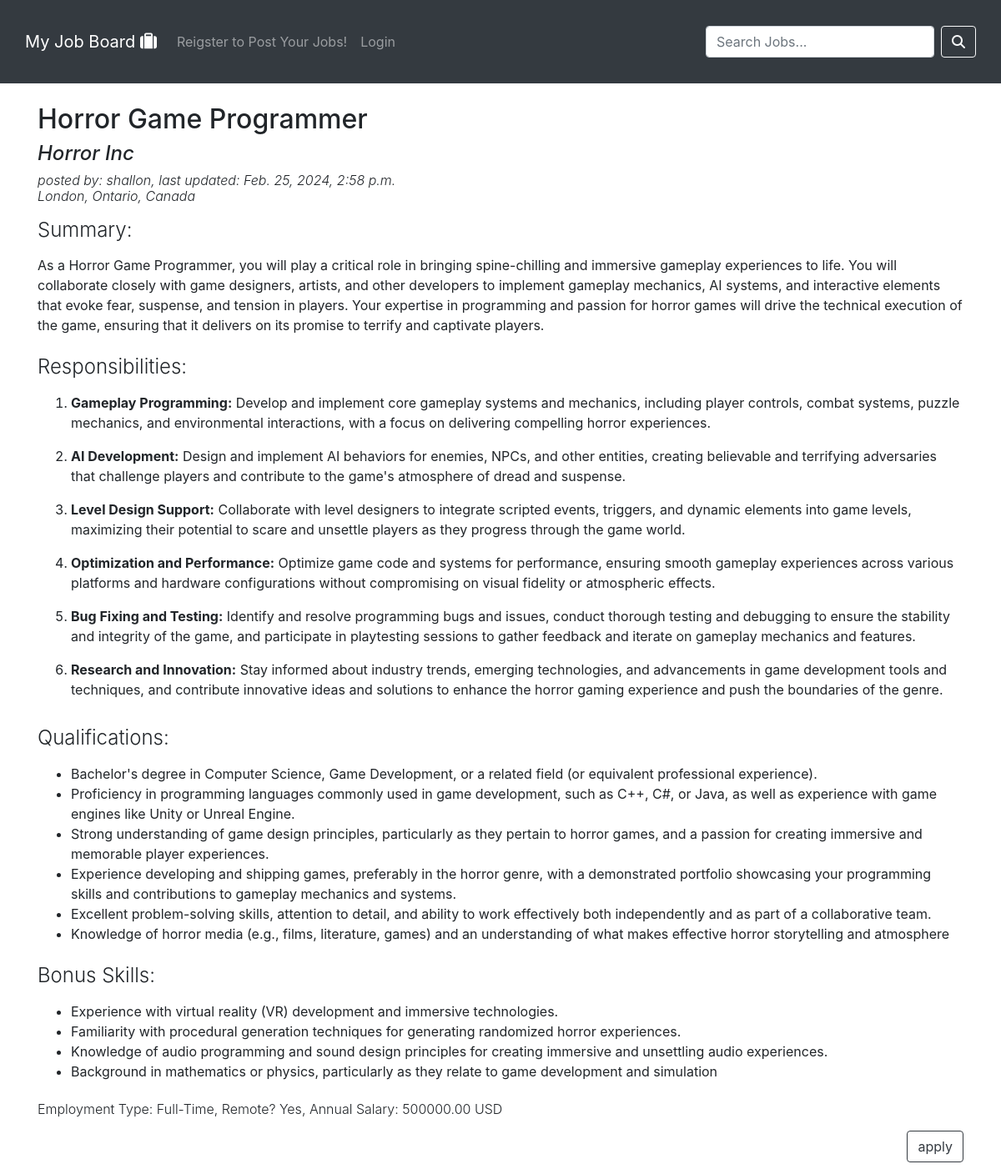
/jobs/3, run on the app's committed database.
### jobportal/models.py (models this page shows, shortened)
class JobListing(models.Model):
    position_title = models.CharField(max_length=64, unique=False)
    company = models.CharField(max_length=100, unique=False)
    city = models.CharField(max_length=64, unique=False, blank=True, null=True)
    province_state = models.CharField(max_length=64, unique=False, blank=True, null=True)
    country = models.CharField(max_length=64, unique=False)
    summary = RichTextField()
    responsibilities = RichTextField(null=True, blank=True)
    must_have = RichTextField(blank=True, null=True)
    qualifications = RichTextField(blank=True, null=True)
    bonus_skills = RichTextField(null=True, blank=True)
    employment_type = models.CharField(max_length=100, unique=False)
    posted_by = models.ForeignKey(User, on_delete=models.CASCADE, related_name='job_listings')
    annual_salary = models.DecimalField(max_digits=15, decimal_places=2, validators=[MinValueValidator(1), MaxValueValidator(1000000)], null=True, blank=True)
    is_remote = models.BooleanField(default=False)
    is_active = models.BooleanField(default=True)
    logo_url = models.URLField(blank=True, null=True, max_length=500)
    posted_date = models.DateTimeField(auto_now_add=True)
    updated_date = models.DateTimeField(auto_now=True)

class User(AbstractUser):
    pass

### jobportal/views.py (the view)
# urls.py: path("jobs/<str:listing>", views.view_listing, name="view_listing"),
def view_listing(request, listing):
    job_listing = JobListing.objects.get(id=listing)
    form = UploadApplicationForm()
    return render(request, "jobportal/view_listing.html", {
        'listing' : job_listing,
        'form' : form
    })

### jobportal/forms.py
class UploadApplicationForm(ModelForm):
    class Meta:
        model = Application
        fields = ['cover_letter', 'resume', 'first_name', 'middle_name', 'last_name', 'email']
        widgets = {
            'cover_letter' : forms.FileInput(attrs={'accept': 'application/pdf'}),
            'resume' : forms.FileInput(attrs={'accept': 'application/pdf'}),
            'first_name' : forms.TextInput(attrs={'class': 'form-control'}),
            'middle_name' : forms.TextInput(attrs={'class': 'form-control'}),
            'last_name' : forms.TextInput(attrs={'class': 'form-control'}),
            'email' : forms.TextInput(attrs={'class': 'form-control'}),
        }

### jobportal/templates/jobportal/view_listing.html (shortened to what this page needs)
{% extends "jobportal/layout.html" %}
{% load static %}
{% block body %}
    <div class="container mt-4">
        <div class="row mt-2">
            <div class="col-sm-12 col-md-12 col-lg-12 col-xl-12 mx-auto">
                <h2>{{ listing.position_title }}</h2>
                <h4 class="font-italic">{{ listing.company }}</h4>
                <h6 class="font-weight-light font-italic">
                    posted by: {{ listing.posted_by }}, last updated: {{ listing.updated_date }}<br>
                    {{ listing.city }}, {{ listing.province_state }}, {{ listing.country }}
                </h6>
            </div>
        </div>
        <div class="row mt-2">
            <div class="col-sm-12 col-md-12 col-lg-12 col-xl-12 mx-auto">
                {% if listing.summary %}
                    <h4 class="font-weight-light">Summary:</h2>
                    <p >{{ listing.summary|safe }}</p>
                {% endif %}
            </div>
        </div>
        <div class="row mt-2">
            <div class="col-sm-12 col-md-12 col-lg-12 col-xl-12 mx-auto">
                {% if listing.responsibilities %}
                    <h4 class="font-weight-light">Responsibilities:</h2>
                    <p >{{ listing.responsibilities|safe }}</p>
                {% endif %}
            </div>
        </div>
        <div class="row mt-2">
            <div class="col-sm-12 col-md-12 col-lg-12 col-xl-12 mx-auto">
                {% if listing.qualifications %}
                    <h4 class="font-weight-light">Qualifications:</h2>
                    <p >{{ listing.qualifications|safe }}</p>
                {% endif %}
            </div>
        </div>
        <div class="row mt-2">
            <div class="col-sm-12 col-md-12 col-lg-12 col-xl-12 mx-auto">
                {% if listing.bonus_skills %}
                    <h4 class="font-weight-light">Bonus Skills:</h2>
                    <p >{{ listing.bonus_skills|safe }}</p>
                {% endif %}
            </div>
        </div>
        <div class="row mt-2">
            <div class="col-sm-12 col-md-12 col-lg-12 col-xl-12 mx-auto mb-2">
                <h6 class="font-weight-light">
                    {% if listing.employment_type %}Employment Type: {{ listing.employment_type }},{% endif %}
                    Remote? {% if listing.is_remote %}Yes{% else %}No{% endif %},
                    {% if listing.annual_salary %}Annual Salary: {{ listing.annual_salary }} USD{% endif %}<br>
                    <button href="#" class="btn btn-outline-dark mt-3 float-right" data-toggle="modal" data-target="#modal_{{ listing.id }}">apply</button>
                </h6>
            </div>
        </div>
    </div>
{% endblock %}

### data on the page
JobListing: position_title "Horror Game Programmer", company "Horror Inc", posted_by "shallon", updated_date "Feb. 25, 2024, 2:58 p.m.", city "London", province_state "Ontario", country "Canada", summary "As a Horror Game Programmer, you will play a critical role in bringing spine-chilling and immersive gameplay experiences to life. You will collaborate closely with game designers, artists, and other developers to implement gameplay mechanics, AI systems, and interactive elements that evoke fear, suspense, and tension in players. Your expertise in programming and passion for horror games will drive the technical execution of the game, ensuring that it delivers on its promise to terrify and captivate players.", responsibilities "Gameplay Programming: Develop and implement core gameplay systems and mechanics, including player controls, combat systems, puzzle mechanics, and environmental interactions, with a focus on delivering compelling horror experiences. AI Development: Design and implement AI behaviors for enemies, NPCs, and other entities, creating believable and terrifying adversaries that challenge players and contribute to the game's atmosphere of dread and suspense. Level Design Support: Collaborate with level designers to integrate scripted events, triggers, and dynamic elements into game levels, maximizing their potential to scare and unsettle players as they progress through the game world. Optimization…", qualifications "Bachelor's degree in Computer Science, Game Development, or a related field (or equivalent professional experience). Proficiency in programming languages commonly used in game development, such as C++, C#, or Java, as well as experience with game engines like Unity or Unreal Engine. Strong understanding of game design principles, particularly as they pertain to horror games, and a passion for creating immersive and memorable player experiences. Experience developing and shipping games, preferably in the horror genre, with a demonstrated portfolio showcasing your programming skills and contributions to gameplay mechanics and systems. Excellent problem-solving skills, attention to detail, and…", bonus_skills "Experience with virtual reality (VR) development and immersive technologies. Familiarity with procedural generation techniques for generating randomized horror experiences. Knowledge of audio programming and sound design principles for creating immersive and unsettling audio experiences. Background in mathematics or physics, particularly as they relate to game development and simulation", employment_type "Full-Time", annual_salary "500000.00"
